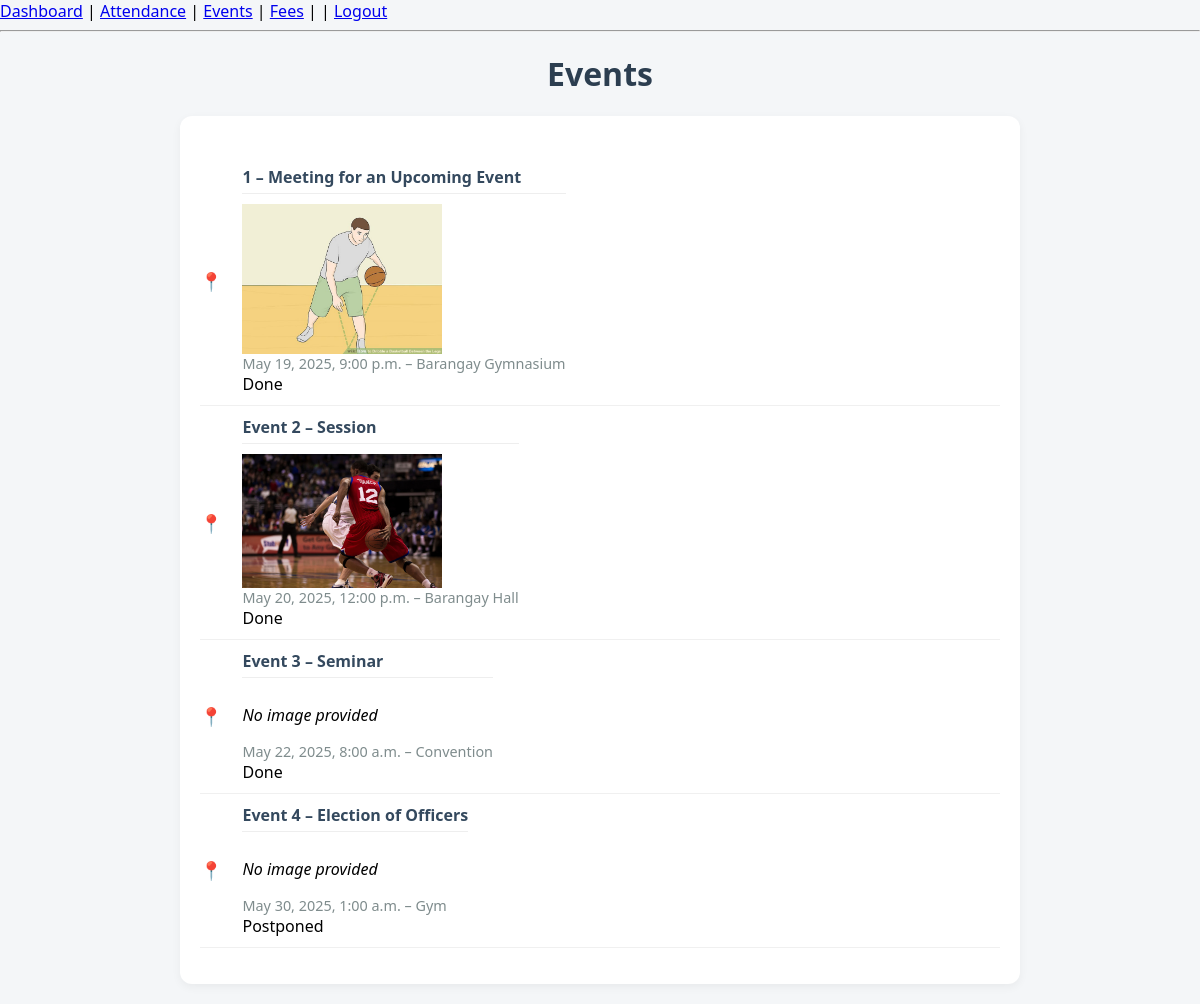
Screenshot of /events/ (signed in) with the database file from the repository.
### core/models.py (models this page shows, shortened)
class Event(models.Model):
    STATUS_CHOICES=[
        ('ongoing', 'Ongoing'),
        ('done', 'Done'),
        ('postponed', 'Postponed'),
    ]
    title = models.CharField(max_length=200)
    description = models.TextField()
    date = models.DateTimeField()
    location = models.CharField(max_length=100, blank=True)
    image = models.ImageField(upload_to='event_images/', null=True, blank=True)
    status = models.CharField(
        max_length=100,
        choices=STATUS_CHOICES,
        blank=True,
        null=True,
    )

### core/views.py (the view)
# urls.py: path('events/', views.events, name='events'),
@login_required(login_url='login')
def events(request):
    events = Event.objects.all()
    return render(request, 'core/events.html', {
        'events': events,
        'is_admin': request.user.is_staff
    })

### core/templates/core/events.html (shortened to what this page needs)
{% extends 'core/base.html' %}
{% load static %}
{% block content %}
<h1 class="dashboard-title">Events</h1>
<div class="card">
    <ul class="event">
        {% for event in events %}
        <li class="event-item">
          <div class="event-left">
            <span class="icon">📍</span>
            <div class="event-info">
              <span class="event-title">{{ event.title }} – {{ event.description }}</span>
              {% if event.image %}
                <img src="{{ event.image.url }}" alt="{{ event.title }}" style="max-width: 200px;">
              {% else %}
                <p><em>No image provided</em></p>
              {% endif %}
              <span class="event-date">{{ event.date|date:"F j, Y, g:i a" }} – {{ event.location }}</span>
              <span class="event-status">{{ event.get_status_display }}</span>
            </div>
          </div>
        </li>
        {% empty %}
            <li>No events found.</li>
        {% endfor %}
    </ul>
</div>
{% endblock %}

### core/templates/core/base.html (shortened to what this page needs)
{% load static %}
<!DOCTYPE html>
<html lang="en">
<head>
    <link rel="stylesheet" href="{% static 'css/style.css' %}">
</head>
<body>
    <nav>
        <a href="{% url 'dashboard' %}">Dashboard</a> |
        <a href="{% url 'attendance' %}">Attendance</a> |
        <a href="{% url 'events' %}">Events</a> |
        <a href="{% url 'fees' %}">Fees</a> |
        {% if request.user.is_authenticated %}
            | <a href="{% url 'logout' %}">Logout</a>
        {% else %}
            | <a href="{% url 'login' %}">Login</a>
        {% endif %}
    </nav>
    <hr>
    {% block content %}{% endblock %}
</body>
</html>

### core/static/css/style.css (style rules this page uses)
body { font-family: 'Segoe UI', sans-serif; background: #f4f6f8; margin: 0; padding: 0; }
.dashboard-title { text-align: center; margin-top: 20px; color: #2c3e50; }
.card { background-color: white; margin: 20px auto; padding: 20px; border-radius: 12px; box-shadow: 0 3px 10px rgba(0,0,0,0.05); max-width: 800px; }
.card ul { list-style: none; padding-left: 0; }
.card li { padding: 10px 0; border-bottom: 1px solid #f0f0f0; }
.icon { margin-right: 10px; }
.event { list-style: none; padding-left: 0; margin-top: 20px; }
.event-item { display: flex; justify-content: space-between; align-items: flex-start; padding: 12px 0; border-bottom: 1px solid #f0f0f0; font-size: 16px; gap: 10px; }
.event-info { display: flex; flex-direction: column; max-width: 75%; }
.event-title { font-weight: 600; color: #34495e; margin-bottom: 4px; }
.event-date { font-size: 0.9em; color: #7f8c8d; }
.icon { margin-right: 10px; color: #e91e63; font-size: 18px; }
.event-left { display: flex; align-items: center; gap: 10px; flex-grow: 1; }
.event-title { margin-bottom: 10px; color: #34495e; font-weight: 600; border-bottom: 1px solid #eee; padding-bottom: 5px; }

### rows the page displays
Event: title "1", description "Meeting for an Upcoming Event", image (picture), date "May 19, 2025, 9:00 p.m.", location "Barangay Gymnasium", status "Done"
Event: title "Event 2", description "Session", image (picture), date "May 20, 2025, 12:00 p.m.", location "Barangay Hall", status "Done"
Event: title "Event 3", description "Seminar", image "No image provided", date "May 22, 2025, 8:00 a.m.", location "Convention", status "Done"
Event: title "Event 4", description "Election of Officers", image "No image provided", date "May 30, 2025, 1:00 a.m.", location "Gym", status "Postponed"
